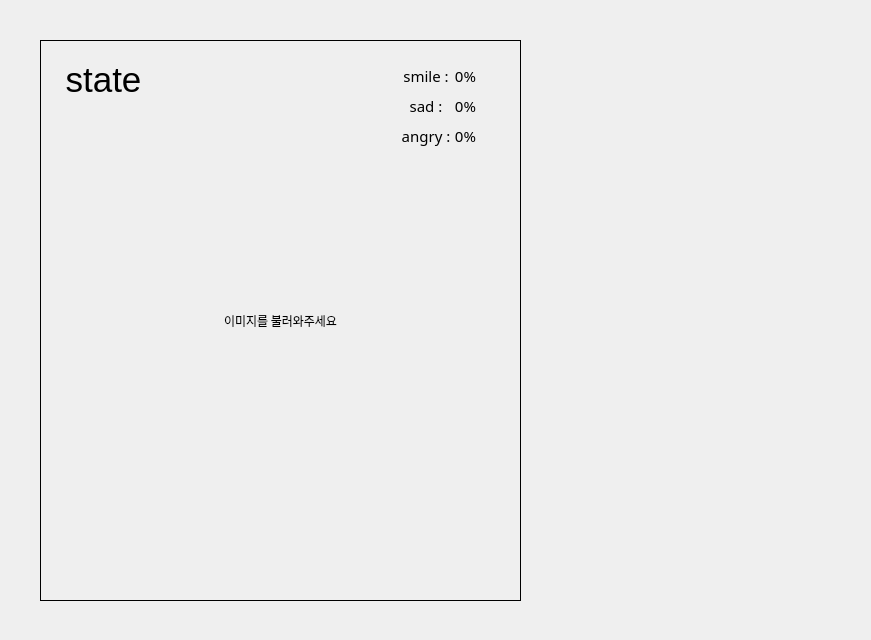
<?xml version="1.0" encoding="UTF-8"?>
<ui version="4.0">
 <class>MainWindow</class>
 <widget class="QMainWindow" name="MainWindow">
  <property name="geometry">
   <rect>
    <x>0</x>
    <y>0</y>
    <width>871</width>
    <height>640</height>
   </rect>
  </property>
  <property name="windowTitle">
   <string>MainWindow</string>
  </property>
  <widget class="QWidget" name="centralwidget">
   <widget class="QStackedWidget" name="stackedWidget">
    <property name="geometry">
     <rect>
      <x>40</x>
      <y>40</y>
      <width>481</width>
      <height>570</height>
     </rect>
    </property>
    <property name="font">
     <font>
      <family>Arial</family>
     </font>
    </property>
    <property name="currentIndex">
     <number>0</number>
    </property>
    <widget class="QWidget" name="page">
     <widget class="QLabel" name="img">
      <property name="geometry">
       <rect>
        <x>0</x>
        <y>0</y>
        <width>481</width>
        <height>561</height>
       </rect>
      </property>
      <property name="font">
       <font>
        <family>Arial Black</family>
       </font>
      </property>
      <property name="styleSheet">
       <string notr="true">gridline-color: rgb(0, 0, 0);</string>
      </property>
      <property name="frameShape">
       <enum>QFrame::Box</enum>
      </property>
      <property name="text">
       <string>이미지를 불러와주세요</string>
      </property>
      <property name="scaledContents">
       <bool>true</bool>
      </property>
      <property name="alignment">
       <set>Qt::AlignCenter</set>
      </property>
     </widget>
     <widget class="QLabel" name="label_2">
      <property name="geometry">
       <rect>
        <x>-10</x>
        <y>0</y>
        <width>141</width>
        <height>81</height>
       </rect>
      </property>
      <property name="text">
       <string/>
      </property>
      <property name="pixmap">
       <pixmap>../../OneDrive/Desktop/AI/프로젝트/얼굴인식프로그램/percent.PNG</pixmap>
      </property>
      <property name="scaledContents">
       <bool>true</bool>
      </property>
     </widget>
     <widget class="QLabel" name="label_state">
      <property name="geometry">
       <rect>
        <x>13</x>
        <y>14</y>
        <width>101</width>
        <height>51</height>
       </rect>
      </property>
      <property name="font">
       <font>
        <pointsize>26</pointsize>
       </font>
      </property>
      <property name="text">
       <string>state</string>
      </property>
      <property name="alignment">
       <set>Qt::AlignCenter</set>
      </property>
     </widget>
     <widget class="QLabel" name="label_3">
      <property name="geometry">
       <rect>
        <x>320</x>
        <y>0</y>
        <width>171</width>
        <height>141</height>
       </rect>
      </property>
      <property name="text">
       <string/>
      </property>
      <property name="pixmap">
       <pixmap>nemo.PNG</pixmap>
      </property>
      <property name="scaledContents">
       <bool>true</bool>
      </property>
     </widget>
     <widget class="QLabel" name="label_4">
      <property name="geometry">
       <rect>
        <x>360</x>
        <y>20</y>
        <width>52</width>
        <height>31</height>
       </rect>
      </property>
      <property name="font">
       <font>
        <family>굴림</family>
        <pointsize>11</pointsize>
        <kerning>true</kerning>
       </font>
      </property>
      <property name="text">
       <string>smile :</string>
      </property>
      <property name="alignment">
       <set>Qt::AlignCenter</set>
      </property>
     </widget>
     <widget class="QLabel" name="label_9">
      <property name="geometry">
       <rect>
        <x>360</x>
        <y>50</y>
        <width>52</width>
        <height>31</height>
       </rect>
      </property>
      <property name="font">
       <font>
        <family>굴림</family>
        <pointsize>11</pointsize>
       </font>
      </property>
      <property name="text">
       <string>sad :</string>
      </property>
      <property name="alignment">
       <set>Qt::AlignCenter</set>
      </property>
     </widget>
     <widget class="QLabel" name="label_smile">
      <property name="geometry">
       <rect>
        <x>400</x>
        <y>20</y>
        <width>51</width>
        <height>31</height>
       </rect>
      </property>
      <property name="font">
       <font>
        <family>굴림</family>
        <pointsize>11</pointsize>
       </font>
      </property>
      <property name="text">
       <string>0%</string>
      </property>
      <property name="alignment">
       <set>Qt::AlignCenter</set>
      </property>
     </widget>
     <widget class="QLabel" name="label_sad">
      <property name="geometry">
       <rect>
        <x>400</x>
        <y>50</y>
        <width>51</width>
        <height>31</height>
       </rect>
      </property>
      <property name="font">
       <font>
        <family>굴림</family>
        <pointsize>11</pointsize>
       </font>
      </property>
      <property name="text">
       <string>0%</string>
      </property>
      <property name="alignment">
       <set>Qt::AlignCenter</set>
      </property>
     </widget>
     <widget class="QLabel" name="label_5">
      <property name="geometry">
       <rect>
        <x>360</x>
        <y>80</y>
        <width>52</width>
        <height>31</height>
       </rect>
      </property>
      <property name="font">
       <font>
        <family>굴림</family>
        <pointsize>11</pointsize>
       </font>
      </property>
      <property name="text">
       <string>angry :</string>
      </property>
      <property name="alignment">
       <set>Qt::AlignCenter</set>
      </property>
     </widget>
     <widget class="QLabel" name="label_angry">
      <property name="geometry">
       <rect>
        <x>400</x>
        <y>80</y>
        <width>51</width>
        <height>31</height>
       </rect>
      </property>
      <property name="font">
       <font>
        <family>굴림</family>
        <pointsize>11</pointsize>
       </font>
      </property>
      <property name="text">
       <string>0%</string>
      </property>
      <property name="alignment">
       <set>Qt::AlignCenter</set>
      </property>
     </widget>
    </widget>
    <widget class="QWidget" name="page_2">
     <widget class="QTableWidget" name="tableWidget">
      <property name="geometry">
       <rect>
        <x>0</x>
        <y>0</y>
        <width>481</width>
        <height>511</height>
       </rect>
      </property>
     </widget>
     <widget class="QLabel" name="label_6">
      <property name="geometry">
       <rect>
        <x>80</x>
        <y>533</y>
        <width>81</width>
        <height>31</height>
       </rect>
      </property>
      <property name="text">
       <string>현재 신뢰도:</string>
      </property>
     </widget>
     <widget class="QLabel" name="label_reliability">
      <property name="geometry">
       <rect>
        <x>180</x>
        <y>533</y>
        <width>81</width>
        <height>31</height>
       </rect>
      </property>
      <property name="text">
       <string>100%</string>
      </property>
     </widget>
    </widget>
   </widget>
   <widget class="QLabel" name="label">
    <property name="geometry">
     <rect>
      <x>530</x>
      <y>20</y>
      <width>171</width>
      <height>611</height>
     </rect>
    </property>
    <property name="text">
     <string/>
    </property>
    <property name="pixmap">
     <pixmap>../../OneDrive/Desktop/AI/프로젝트/얼굴인식프로그램/menu.PNG</pixmap>
    </property>
    <property name="scaledContents">
     <bool>true</bool>
    </property>
   </widget>
   <widget class="QPushButton" name="pushButton_back">
    <property name="geometry">
     <rect>
      <x>540</x>
      <y>60</y>
      <width>141</width>
      <height>81</height>
     </rect>
    </property>
    <property name="text">
     <string/>
    </property>
    <property name="icon">
     <iconset>
      <normaloff>../../OneDrive/Desktop/AI/프로젝트/얼굴인식프로그램/back.PNG</normaloff>../../OneDrive/Desktop/AI/프로젝트/얼굴인식프로그램/back.PNG</iconset>
    </property>
    <property name="iconSize">
     <size>
      <width>150</width>
      <height>90</height>
     </size>
    </property>
    <property name="flat">
     <bool>true</bool>
    </property>
   </widget>
   <widget class="QPushButton" name="pushButton_record">
    <property name="geometry">
     <rect>
      <x>540</x>
      <y>150</y>
      <width>141</width>
      <height>81</height>
     </rect>
    </property>
    <property name="text">
     <string/>
    </property>
    <property name="icon">
     <iconset>
      <normaloff>../../OneDrive/Desktop/AI/프로젝트/얼굴인식프로그램/record.PNG</normaloff>../../OneDrive/Desktop/AI/프로젝트/얼굴인식프로그램/record.PNG</iconset>
    </property>
    <property name="iconSize">
     <size>
      <width>150</width>
      <height>90</height>
     </size>
    </property>
    <property name="flat">
     <bool>true</bool>
    </property>
   </widget>
   <widget class="QPushButton" name="pushButton_backup">
    <property name="geometry">
     <rect>
      <x>540</x>
      <y>410</y>
      <width>141</width>
      <height>81</height>
     </rect>
    </property>
    <property name="text">
     <string/>
    </property>
    <property name="icon">
     <iconset>
      <normaloff>../../OneDrive/Desktop/AI/프로젝트/얼굴인식프로그램/file.PNG</normaloff>../../OneDrive/Desktop/AI/프로젝트/얼굴인식프로그램/file.PNG</iconset>
    </property>
    <property name="iconSize">
     <size>
      <width>150</width>
      <height>90</height>
     </size>
    </property>
    <property name="flat">
     <bool>true</bool>
    </property>
   </widget>
   <widget class="QPushButton" name="pushButton_test">
    <property name="geometry">
     <rect>
      <x>540</x>
      <y>500</y>
      <width>141</width>
      <height>81</height>
     </rect>
    </property>
    <property name="text">
     <string/>
    </property>
    <property name="icon">
     <iconset>
      <normaloff>../../OneDrive/Desktop/AI/프로젝트/얼굴인식프로그램/test.PNG</normaloff>../../OneDrive/Desktop/AI/프로젝트/얼굴인식프로그램/test.PNG</iconset>
    </property>
    <property name="iconSize">
     <size>
      <width>150</width>
      <height>90</height>
     </size>
    </property>
    <property name="flat">
     <bool>true</bool>
    </property>
   </widget>
  </widget>
 </widget>
 <resources/>
 <connections/>
</ui>
